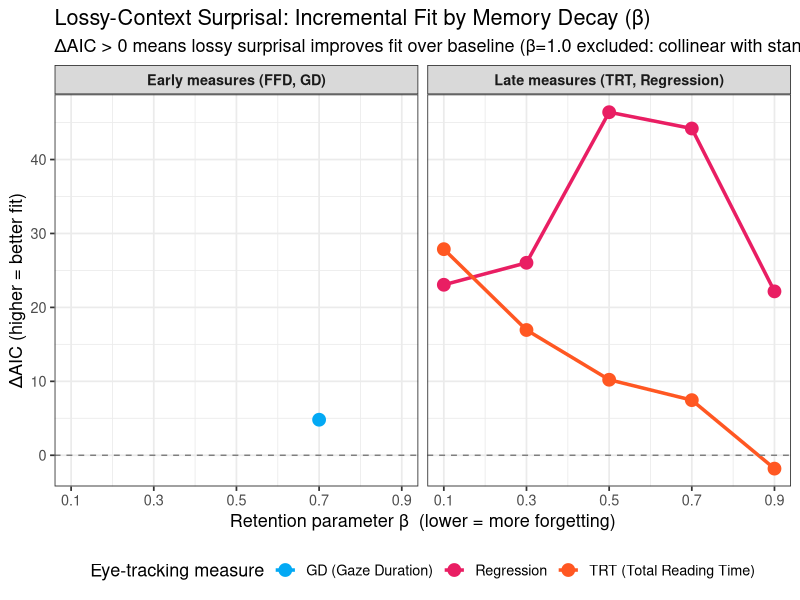
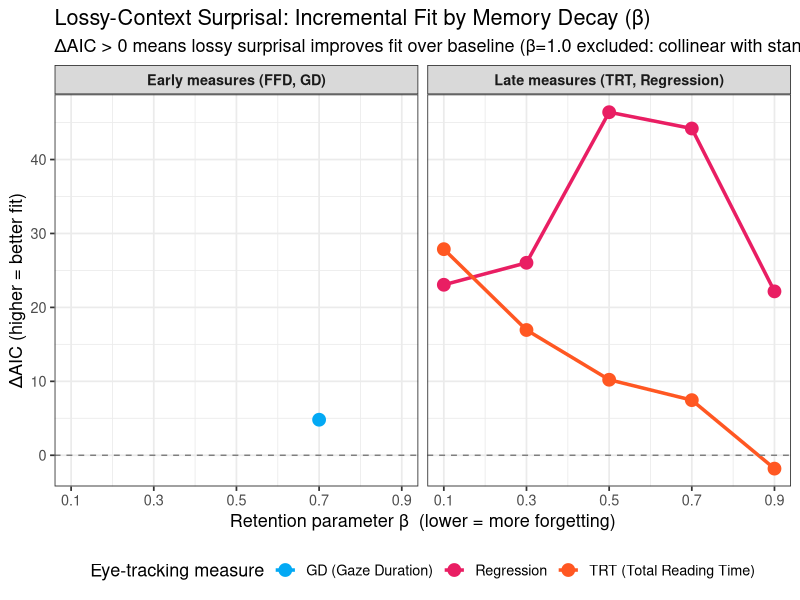
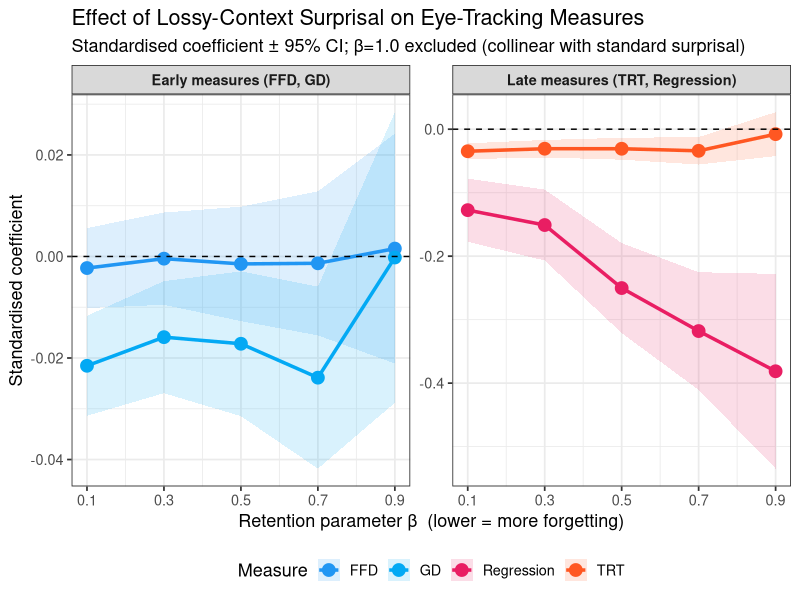
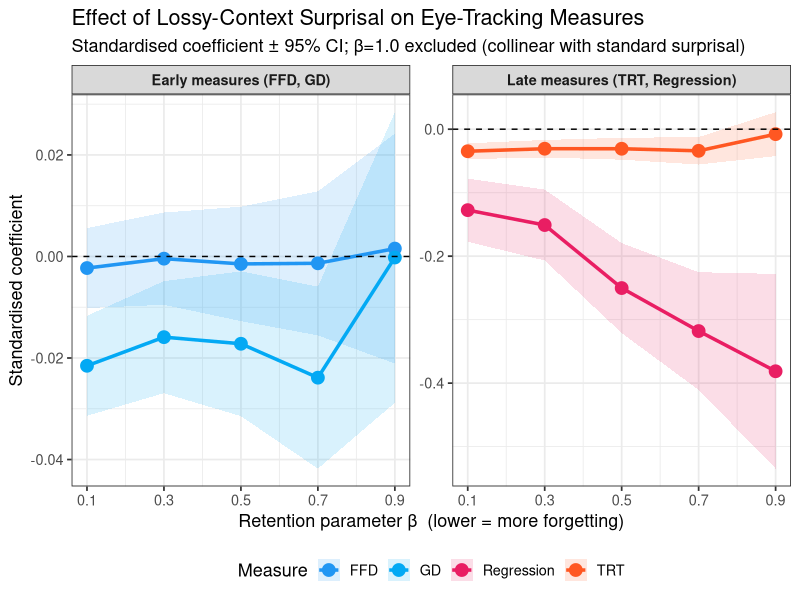

Here is the R script that generated these plots, in order:
# fix_figures.R
# Run after lossy_models.R — fixes fig2 y-axis and improves both figures

library(tidyverse)

tbl <- read_csv("model_comparison_table.csv", show_col_types = FALSE)

# ── Fig 1: Beta decay curves (exclude beta=1.0 — collinear with surp_z) ──────
p1 <- tbl %>%
  filter(beta < 1.0, !is.na(delta_aic)) %>%
  ggplot(aes(x = beta, y = delta_aic, color = measure, group = measure)) +
  geom_line(linewidth = 1.2) +
  geom_point(size = 4) +
  geom_hline(yintercept = 0, linetype = "dashed", color = "gray50") +
  facet_wrap(~ measure_type, labeller = labeller(
    measure_type = c(early = "Early measures (FFD, GD)",
                     late  = "Late measures (TRT, Regression)")
  )) +
  scale_color_manual(values = c(FFD = "#2196F3", GD = "#03A9F4",
                                 TRT = "#FF5722", reg = "#E91E63"),
                     labels = c(FFD = "FFD (First Fixation)",
                                GD  = "GD (Gaze Duration)",
                                TRT = "TRT (Total Reading Time)",
                                reg = "Regression")) +
  scale_x_continuous(breaks = c(0.1, 0.3, 0.5, 0.7, 0.9)) +
  labs(
    title    = "Lossy-Context Surprisal: Incremental Fit by Memory Decay (β)",
    subtitle = "ΔAIC > 0 means lossy surprisal improves fit over baseline (β=1.0 excluded: collinear with standard surprisal)",
    x        = "Retention parameter β  (lower = more forgetting)",
    y        = "ΔAIC (higher = better fit)",
    color    = "Eye-tracking measure"
  ) +
  theme_bw(base_size = 13) +
  theme(legend.position = "bottom",
        strip.text = element_text(face = "bold"))

ggsave("fig1_beta_decay_fixed.pdf", p1, width = 11, height = 5.5)
ggsave("fig1_beta_decay_fixed.png", p1, width = 11, height = 5.5, dpi = 150)
cat("✓ Fig 1 saved\n")

# ── Fig 2: Coefficients (exclude beta=1.0, fix y-axis) ───────────────────────
p2 <- tbl %>%
  filter(beta < 1.0) %>%
  ggplot(aes(x = beta,
             y = lossy_estimate,
             ymin = lossy_estimate - 1.96 * lossy_se,
             ymax = lossy_estimate + 1.96 * lossy_se,
             color = measure, fill = measure)) +
  geom_ribbon(alpha = 0.15, color = NA) +
  geom_line(linewidth = 1.2) +
  geom_point(size = 4) +
  geom_hline(yintercept = 0, linetype = "dashed") +
  facet_wrap(~ measure_type, scales = "free_y",
             labeller = labeller(
               measure_type = c(early = "Early measures (FFD, GD)",
                                late  = "Late measures (TRT, Regression)")
             )) +
  scale_color_manual(values = c(FFD = "#2196F3", GD = "#03A9F4",
                                 TRT = "#FF5722", reg = "#E91E63"),
                     labels = c(FFD = "FFD", GD = "GD", TRT = "TRT", reg = "Regression")) +
  scale_fill_manual(values  = c(FFD = "#2196F3", GD = "#03A9F4",
                                 TRT = "#FF5722", reg = "#E91E63"),
                    labels  = c(FFD = "FFD", GD = "GD", TRT = "TRT", reg = "Regression")) +
  scale_x_continuous(breaks = c(0.1, 0.3, 0.5, 0.7, 0.9)) +
  labs(
    title   = "Effect of Lossy-Context Surprisal on Eye-Tracking Measures",
    subtitle = "Standardised coefficient ± 95% CI; β=1.0 excluded (collinear with standard surprisal)",
    x       = "Retention parameter β  (lower = more forgetting)",
    y       = "Standardised coefficient",
    color   = "Measure", fill = "Measure"
  ) +
  theme_bw(base_size = 13) +
  theme(legend.position = "bottom",
        strip.text = element_text(face = "bold"))

ggsave("fig2_lossy_coef_fixed.pdf", p2, width = 11, height = 5.5)
ggsave("fig2_lossy_coef_fixed.png", p2, width = 11, height = 5.5, dpi = 150)
cat("✓ Fig 2 saved\n")

# ── Print clean results summary ───────────────────────────────────────────────
cat("\n═══ Clean Results Summary (β < 1.0 only) ═══\n")
tbl %>%
  filter(beta < 1.0) %>%
  mutate(
    sig_label = case_when(
      is.na(p_lrt)   ~ "–",
      p_lrt < .001   ~ "***",
      p_lrt < .01    ~ "**",
      p_lrt < .05    ~ "*",
      TRUE           ~ "n.s."
    )
  ) %>%
  select(beta, measure, measure_type, delta_aic, p_lrt, sig_label, lossy_estimate) %>%
  print(n = 40)
